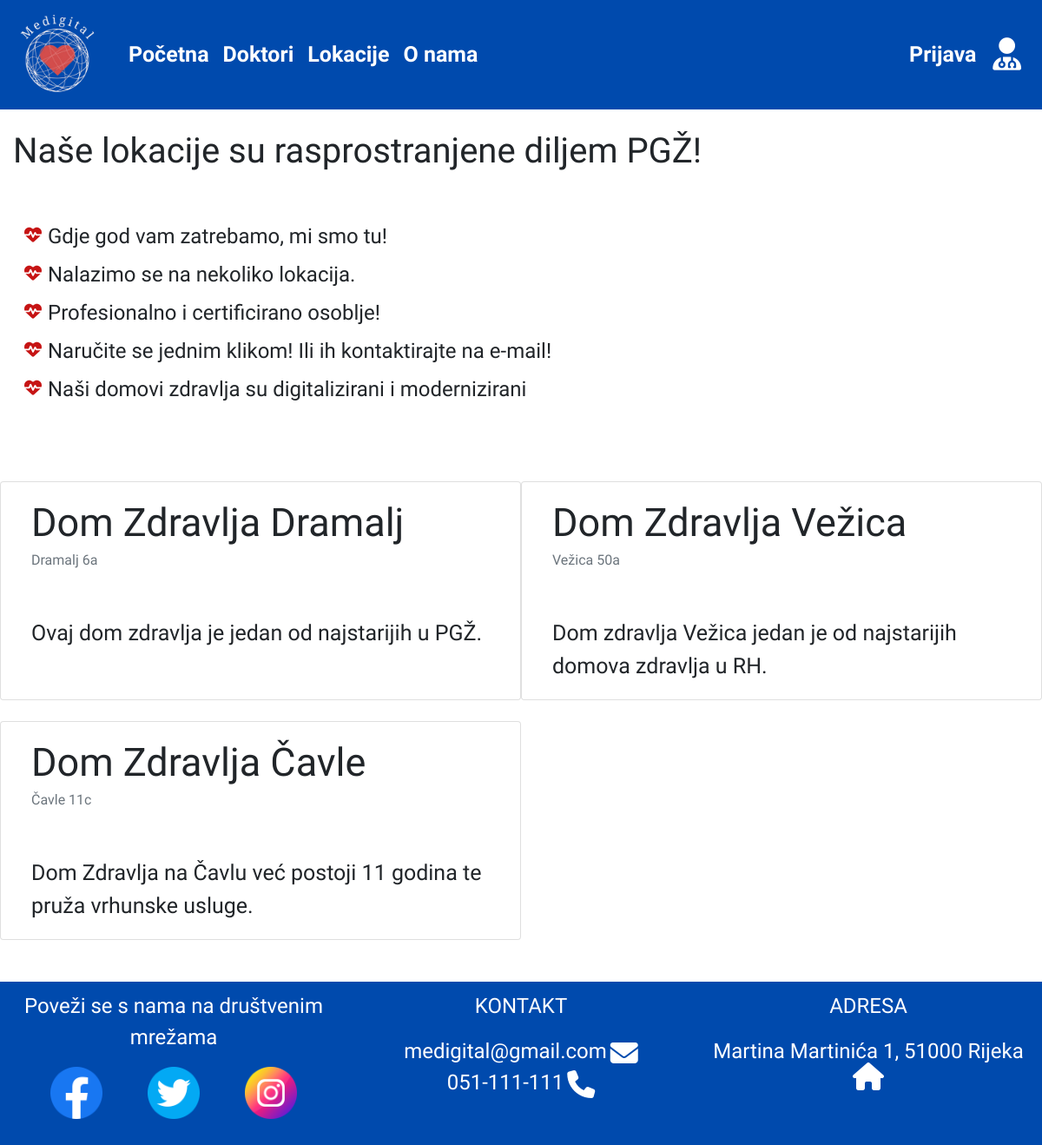
/lokacije/, run on an earlier commit of the app's database.
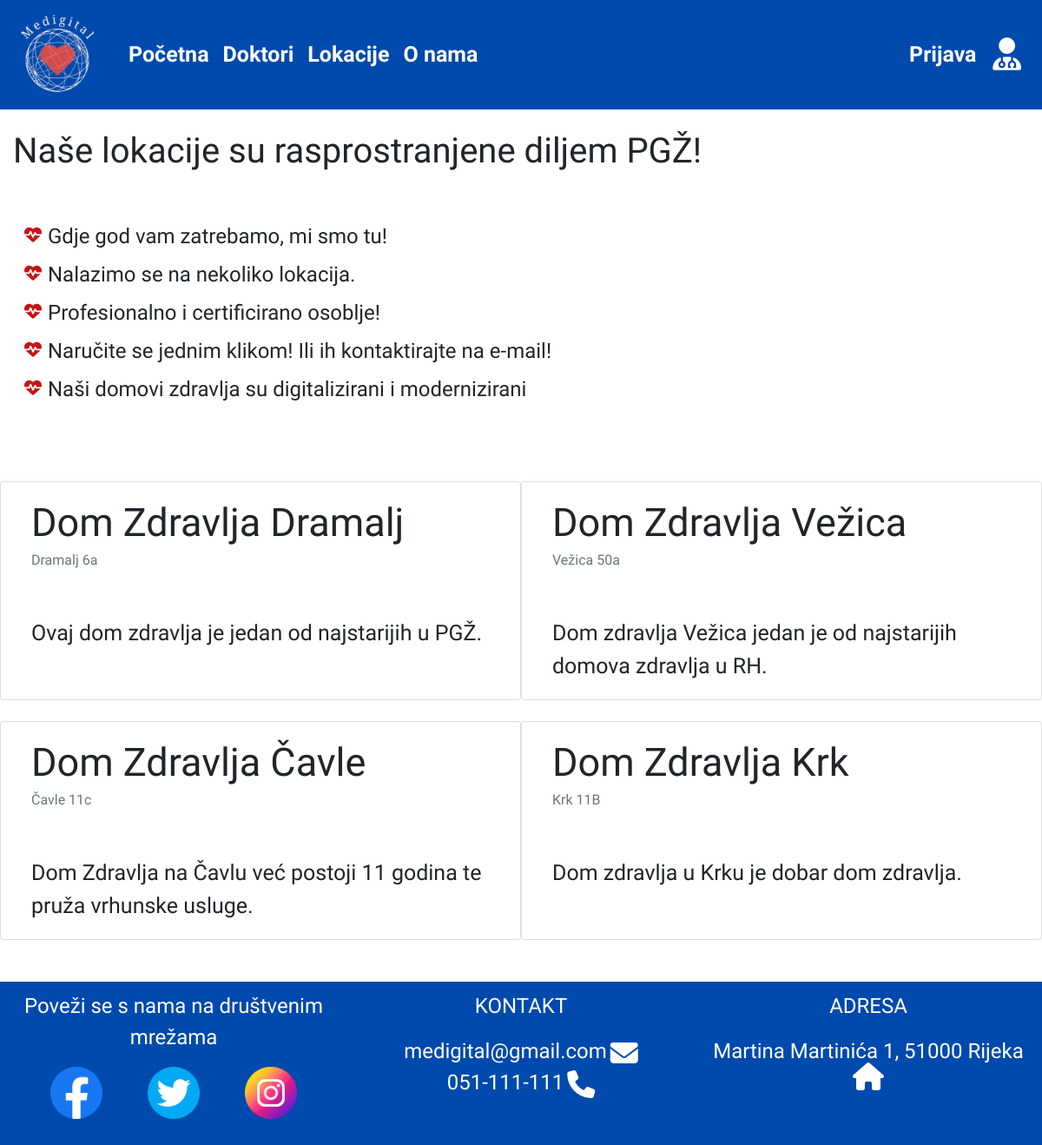
And on a later commit of the database.
### zdravstveni_sustav_app/models.py (models this page shows, shortened)
class DomZdravlja(models.Model):
    naziv_doma_zdravlja = models.CharField(max_length=40)
    adresa_doma_zdravlja = models.CharField(max_length=30)
    opis_doma_zdravlja = models.TextField()

### zdravstveni_sustav_app/views.py (the view)
# urls.py: path('lokacije/', views.lokacije, name='lokacije'),
def lokacije(request):
    lokacije = DomZdravlja.objects.all()
    return render(request, 'zdravstveni_sustav_app/lokacije.html', {'lokacije':lokacije})

### zdravstveni_sustav_app/templates/zdravstveni_sustav_app/lokacije.html
{% extends 'zdravstveni_sustav_app/base.html' %}
{% load static %}
{% block content %}
<div class="container custom-container mb-5">
    <div class="row pt-4 mb-5">
        <div class="col-md-12">
            <h1>Naše lokacije su rasprostranjene diljem PGŽ!</h1>
        </div>
    </div>
    <div class="row">
        <div class="col-md-12">
            <ul class="custom-list lista-doktori-velicina-fonta">
                <li class="pb-2">Gdje god vam zatrebamo, mi smo tu!</li>
                <li class="pb-2">Nalazimo se na nekoliko lokacija.</li>
                <li class="pb-2">Profesionalno i certificirano osoblje!</li>
                <li class="pb-2">Naručite se jednim klikom! Ili ih kontaktirajte na e-mail!</li>
                <li class="pb-2">Naši domovi zdravlja su digitalizirani i modernizirani</li>
            </ul>
        </div>
    </div>
    <div class="row padding">
        {% for dom in lokacije %}
            <div class="card col-md-6 col-sm-12 mt-4">
                <div class="card-body">
                    <h5 class="card-title">{{dom.naziv_doma_zdravlja}}</h5>
                    <h6 class="card-subtitle mb-2 text-muted pb-5">{{dom.adresa_doma_zdravlja}}</h6>
                    <p class="card-text">{{dom.opis_doma_zdravlja}}</p>
                </div>
            </div>
        {% endfor %}
    </div>
</div>
{% endblock content %}

### zdravstveni_sustav_app/templates/zdravstveni_sustav_app/base.html (shortened to what this page needs)
{% load static %}
<!DOCTYPE html>
<html lang="en">
<head>
    <link rel="stylesheet" href="https://cdn.jsdelivr.net/npm/bootstrap@4.0.0/dist/css/bootstrap.min.css">
    <link rel="stylesheet" type="text/css" href="{% static 'zdravstveni_sustav_app/main.css' %}">
</head>
<body>
    <nav class="container-fluid navbar navbar-expand-lg navbar-light sticky-top">
      <a class="navbar-brand" href={% url 'pocetna' %}>
        <img src="{% static 'zdravstveni_sustav_app/images/logo_white_final_absolute.png' %}" alt="logo" class="logo">
      <div class="collapse navbar-collapse ml-2" id="navbarNav">
        <div class="mr-auto">
          <ul class="navbar-nav">
            <li class="nav-item">
              <a class="nav-link" href={% url 'pocetna' %}>Početna</a>
            </li>
            <li class="nav-item">
              <a class="nav-link" href={% url 'doktori' %}>Doktori</a>
            </li>
            <li class="nav-item">
              <a class="nav-link" href="{% url 'lokacije' %}">Lokacije</a>
            </li>
            <li class="nav-item">
              <a class="nav-link" href={% url 'about' %}>O nama</a>
            </li>
          </ul>
        </div>
        <div class="">
          {% if user.is_authenticated %}
          <div class="navbar-nav prijava-float-left-hamburger">
            <a class="nav-item nav-link" href="{% url 'logout' %}#kraj-stranice">Odjava&nbsp&nbsp&nbsp<i class="fa-solid fa-user-doctor fa-xl" style="color:white"></i></a>
          </div>
          {% else %}
            <div class="navbar-nav prijava-float-left-hamburger">
              <a class="nav-item nav-link" href={% url 'login' %}>Prijava&nbsp&nbsp&nbsp<i class="fa-solid fa-user-doctor fa-xl" style="color:white"></i></a>
            </div>
          {% endif %}
        </div>
      </div>
    </nav>
    {% block content %}{% endblock content %}
    <footer>
      <div class="container-fluid footer">
        <div class="row text-center">
          <div class="col-lg-4">
            <p class="text-center">Poveži se s nama na društvenim mrežama</p>
            <a href="#" class="mr-5">
              <img class="social-icon" src="{% static 'zdravstveni_sustav_app/images/facebook.png' %}" alt="">
            </a>
            <a href="#" class="mr-5">
              <img class="social-icon" src="{% static 'zdravstveni_sustav_app/images/twitter.png' %}" alt="">
            </a>
            <a href="#">
              <img class="social-icon" src="{% static 'zdravstveni_sustav_app/images/instagram.png' %}" alt="">
            </a>
          </div>
          <div class="col-lg-4">
            <div class="footer-sadrzaj">
              <p class="text-center">KONTAKT</p>
              <div>
              <p class="" style="display:inline;">medigital@gmail.com</p>
              <i class="fa-solid fa-envelope fa-2xl" style="color: #ffffff;"></i>
              </div>
              <div>
              <p class="" style="display:inline;">051-111-111</p>
              <i class="fa-solid fa-phone fa-2xl" style="color: #ffffff;"></i>
            </div>
            </div>
          </div>
          <div class="col-lg-4">
            <div class="footer-sadrzaj">
              <p class="text-center">ADRESA</p>
              <p class="" style="display: inline;">Martina Martinića 1, 51000 Rijeka</p>
              <i class="fa-solid fa-house fa-2xl" style="color: #ffffff;"></i>
            </div>
          </div>
        </div>
      </div>
    </footer>
</body>
</html>

### zdravstveni_sustav_app/static/zdravstveni_sustav_app/main.css (style rules this page uses)
body { font-family: "Josefin Sans", sans-serif; overflow-x: hidden; margin: 0; padding: 0; }
.navbar { background-color: #004aad; margin: 0; }
.footer { background-color: #004aad; }
.navbar .nav-link { color: white !important; font-weight: bold !important; font-size: 32px; }
.card-title { font-size: 45px; }
.card-text { font-size: 25px; }
.footer { padding-top: 10px; padding-bottom: 30px; }
.footer p { color: white; font-size: 24px; }
.social-icon { width: 60px; height: auto; }
.custom-list { list-style-type: none; list-style-image: url("images/heart-pulse-solid.svg"); }
.lista-doktori-velicina-fonta { font-size: 24px; }
.custom-container { max-width: 1600px; }
.padding { margin-top: 40px; margin-bottom: 30px; }
.logo { width: 100px; height: auto; }
.prijava-float-left-hamburger { float: left; }
@media (max-width: 1200px) { .navbar .nav-link { font-size: 25px; } }

What changed in the data, as far as the page shows it:
added DomZdravlja: naziv_doma_zdravlja "Dom Zdravlja Krk", adresa_doma_zdravlja "Krk 11B", opis_doma_zdravlja "Dom zdravlja u Krku je dobar dom zdravlja."
